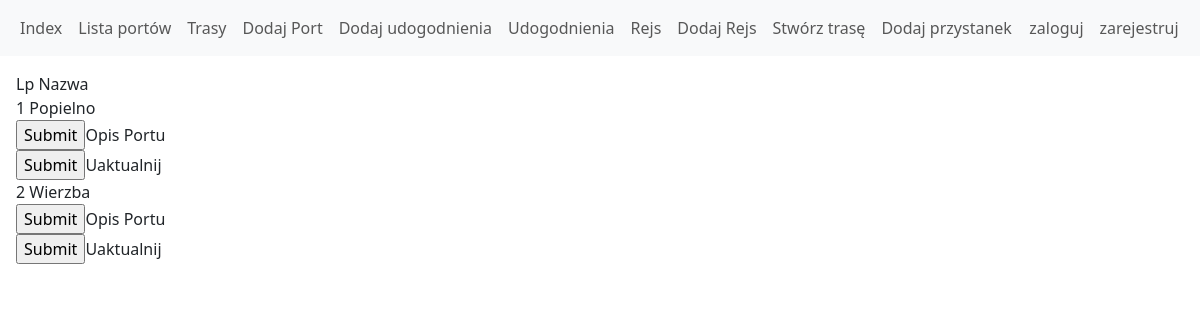
Before: /ports/ with the older database file.
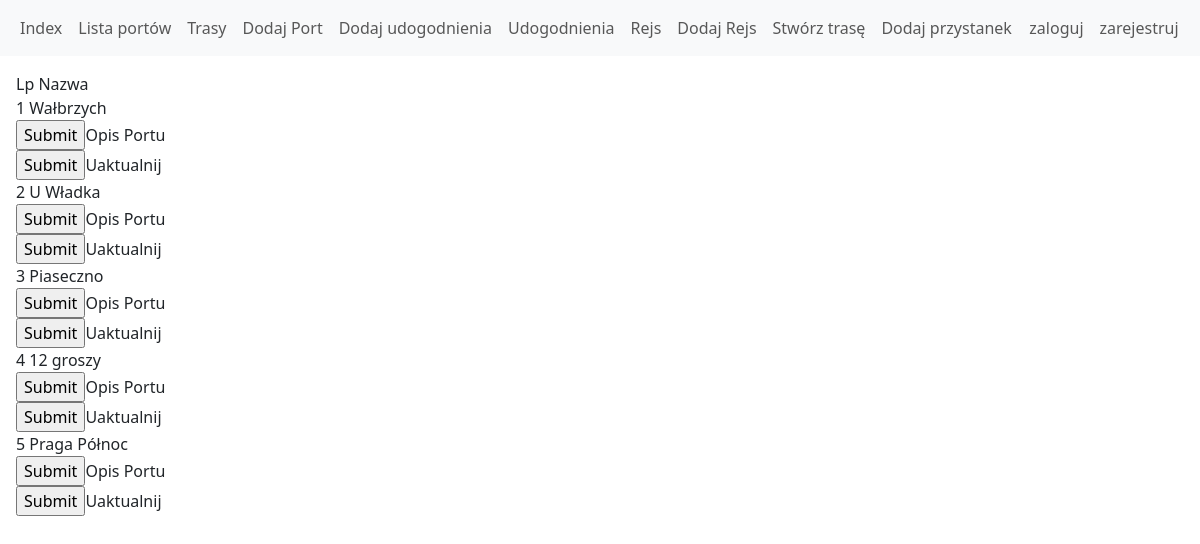
After: the same page with the newer database file.
### HavenRouteApp/models.py (models this page shows)
class Port(models.Model):
    name = models.CharField(max_length=128)
    description = models.TextField(default='')
    lattitude = models.DecimalField(max_digits=9, decimal_places=6)
    longitude = models.DecimalField(max_digits=9, decimal_places=6)
    amenities = models.ManyToManyField(Amenity, blank=True)

### HavenRouteApp/views.py (the view)
# urls.py: path('ports/', views.PortListView.as_view(), name='Port_List'),
class PortListView(ListView):
    model = Port
    template_name = 'Port_List.html'

### templates/Port_List.html (shortened to what this page needs)
{% extends 'base.html' %}
{% block content %}
<head>
</head>
<body>
    <tr>
        <th>Lp</th>
        <th>Nazwa</th><br>
    </tr>
    {% for port in port_list %}
        <tr class="{% cycle 'bg-secondary' 'bg-light' %}">
        <td>{{ forloop.counter }}</td>
        <td>{{ port.name }}</td>
        <td>
            <form action="{% url 'port_detail' port.id %}" method="get"> {% csrf_token %}
                <input type="submit">Opis Portu</form>
        </td>
        <td>
            <form action="{% url 'update_port' port.id %}" method="get"> {% csrf_token %}
                <input type="submit">Uaktualnij</form>
        </td>
    </tr>
    {% endfor %}
</body>
</html>
{% endblock %}

Changed rows visible on the page:
changed Port: name "Popielno" → "Wałbrzych"
changed Port: name "Wierzba" → "U Władka"
added Port: name "Piaseczno"
added Port: name "12 groszy"
added Port: name "Praga Północ"
